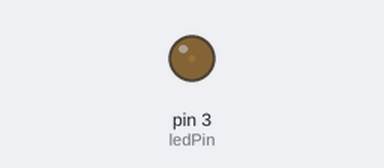
Recording of a sketch running on a simulated Arduino Uno, built with avr-gcc and run on an emulated ATmega328P. Shown: output pins drawn as LEDs (lit = HIGH).

Above: at 0.05 s.
At 1.25 s:
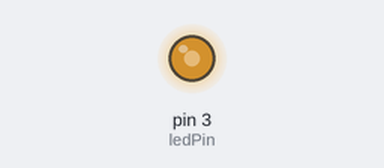
At 1.85 s:
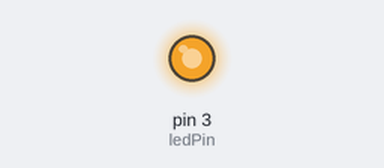
At 3.65 s:
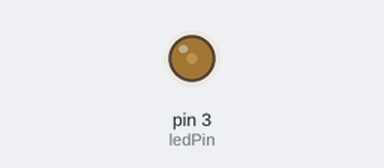
Timing chart, 0 to 5.3 s (numbered marks = the images above):
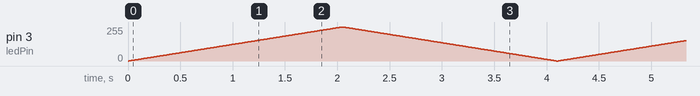

The sketch:

A4.ino
```cpp
/*
A-4. Write a program that will slowly bring up the brightness of the
LED from completely off to fully on (0% - 100%)
over the span of about 2 seconds. Have it continuously repeat the 0-100
or have it continuously cycle 0->100>0.
*/
const int ledPin = 3;  // PWM pin

void setup() {
  pinMode(ledPin, OUTPUT);
}

void loop() {
  // Fade from 0% to 100%
  for (int brightness = 0; brightness <= 255; brightness++) {
    analogWrite(ledPin, brightness);
    delay(8);  // 256 steps × 8ms ≈ 2048ms (≈2 seconds)
  }

  // Fade from 100% back to 0%
  for (int brightness = 255; brightness >= 0; brightness--) {
    analogWrite(ledPin, brightness);
    delay(8);
  }
}
```
